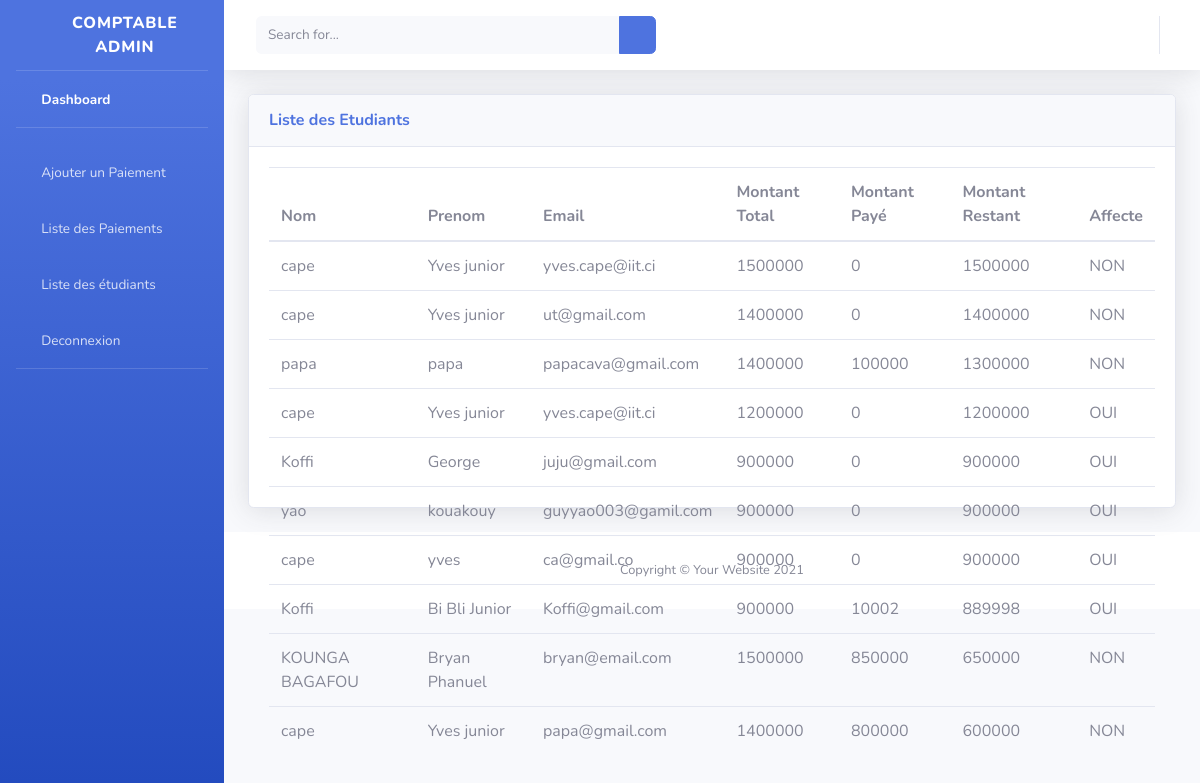
The page /liste-etudiant-comptable/ on the database its author committed.
### gestion/models.py (models this page shows, shortened)
class Frais_scolaire(models.Model):
    etudiant = models.ForeignKey(Etudiant, related_name='etudiant_solde', on_delete=models.CASCADE)
    montant_total = models.CharField(max_length = 150, default=0)
    montant_paye = models.CharField(max_length = 150, default=0)
    montant_restant = models.CharField(max_length = 150, default=0)
    statut = models.BooleanField(default= True)
    date_add = models.DateTimeField(auto_now_add = True)
    date_update =models.DateTimeField(auto_now = True)

class Etudiant(models.Model):
    nom = models.CharField(max_length = 150)
    prenom = models.CharField(max_length = 150)
    email = models.EmailField()
    contact = models.CharField(max_length = 300)
    birth_and_place = models.CharField(max_length = 300)
    nom_pere = models.CharField(max_length = 150)
    nom_mere = models.CharField(max_length = 150)
    adresse = models.CharField(max_length = 250)
    sexe = models.CharField(max_length = 150)
    nationalite = models.CharField(max_length = 200)
    classe_associée = models.ForeignKey(Classe, related_name = 'etudiant_classe', on_delete = models.CASCADE)
    affecte = models.BooleanField(default = False)
    status = models.BooleanField(default= True)
    date_add = models.DateTimeField(auto_now_add = True)
    date_update =models.DateTimeField(auto_now = True)

### gestion/views.py (the view)
# urls.py: path('liste-etudiant-comptable/', views.liste_etudiant, name='comp_liste_etudiant'),
def liste_etudiant(request):
    frais = Frais_scolaire.objects.all().annotate(
    montant_restant_int=Cast('montant_restant', IntegerField())).order_by('-montant_restant_int')
    datas= {
        "frais": frais,
    }
    return render(request, "comptable/liste_etudiants.html",datas)

### gestion/templates/comptable/liste_etudiants.html (shortened to what this page needs)
{% load static %}
<!DOCTYPE html>
<html lang="en">
<head>
    <link href="{% static 'comptable/vendor/fontawesome-free/css/all.min.css' %}" rel="stylesheet" type="text/css">
    <link href="{% static 'comptable/css/sb-admin-2.min.css' %}" rel="stylesheet">
</head>
<body id="page-top">
    <div id="wrapper">
        <ul class="navbar-nav bg-gradient-primary sidebar sidebar-dark accordion" id="accordionSidebar">
            <a class="sidebar-brand d-flex align-items-center justify-content-center" href="{% url 'dashboards-comptable' %}">
                <div class="sidebar-brand-icon rotate-n-15">
                    <i class="fas fa-laugh-wink"></i>
                </div>
                <div class="sidebar-brand-text mx-3">COMPTABLE Admin</div>
            </a>
            <hr class="sidebar-divider my-0">
            <li class="nav-item active">
                <a class="nav-link" href="{% url 'dashboards-comptable' %}">
                    <i class="fas fa-fw fa-tachometer-alt"></i>
                    <span>Dashboard</span></a>
            </li>
            <hr class="sidebar-divider">
            <li class="nav-item">
                <a class="nav-link" href="{% url 'ajouter_paiement' %}">
                    <i class="fas fa-fw fa-folder"></i>
                    <span>Ajouter un Paiement</span>
                </a>
                <a class="nav-link" href="{% url 'liste_paiement' %}">
                    <i class="fas fa-fw fa-folder"></i>
                    <span>Liste des Paiements</span>
                </a>
                <a class="nav-link" href="{% url 'comp_liste_etudiant' %}">
                    <i class="fas fa-fw fa-folder"></i>
                    <span>Liste des étudiants</span>
                </a>
                <a class="nav-link" href="{% url 'logout' %}">
                    <i class="fas fa-fw fa-folder"></i>
                    <span>Deconnexion</span>
                </a>
            </li>
            <hr class="sidebar-divider d-none d-md-block">
        </ul>
        <div id="content-wrapper" class="d-flex flex-column">
            <div id="content">
                <nav class="navbar navbar-expand navbar-light bg-white topbar mb-4 static-top shadow">
                    <form
                        class="d-none d-sm-inline-block form-inline mr-auto ml-md-3 my-2 my-md-0 mw-100 navbar-search">
                        <div class="input-group">
                            <input type="text" class="form-control bg-light border-0 small" placeholder="Search for..."
                                aria-label="Search" aria-describedby="basic-addon2">
                            <div class="input-group-append">
                                <button class="btn btn-primary" type="button">
                                    <i class="fas fa-search fa-sm"></i>
                                </button>
                            </div>
                        </div>
                    </form>
                    <ul class="navbar-nav ml-auto">
                        <li class="nav-item dropdown no-arrow">
                        </li>
                    </ul>
                </nav>
                <div class="container-fluid">
                    <div class="row">
                        <div class="col-xl-12 col-lg-8">
                            <div class="card shadow mb-4">
                                <div
                                    class="card-header py-3 d-flex flex-row align-items-center justify-content-between">
                                    <h6 class="m-0 font-weight-bold text-primary">Liste des Etudiants</h6>
                                </div>
                                <div class="card-body">
                                    <div class="chart-area">
                                        <table id="apiCallbacks" class="table custom-table">
                                            <thead>
                                                    <th>Nom</th>
                                                    <th>Prenom</th>
                                                    <th>Email</th>
                                                    <th>Montant Total</th>
                                                    <th>Montant Payé</th>
                                                    <th>Montant Restant</th>
                                                    <th>Affecte</th>
                                            </thead>
                                            <tbody>
                                                {% for frai in frais %}
                                                <tr  class="table-row" data-frai-id="{{ frai.id }}">
                                                    <td>{{frai.etudiant.nom}}</td>
                                                    <td>{{frai.etudiant.prenom}}</td>
                                                    <td>{{frai.etudiant.email}}</td>
                                                    <td>{{frai.montant_total}}</td>
                                                    <td>{{frai.montant_paye}}</td>
                                                    <td>{{frai.montant_restant}}</td>
                                                    {% if frai.etudiant.affecte %}
                                                        <td>OUI</td>
                                                    {% else %}
                                                        <td>NON</td>
                                                    {% endif %}
                                                </tr>
                                                {% endfor %}
                                            </tbody>
                                        </table>
                                    </div>
                                </div>
                            </div>
                        </div>
                    </div>
            </div>
            <footer class="sticky-footer bg-white">
                <div class="container my-auto">
                    <div class="copyright text-center my-auto">
                        <span>Copyright &copy; Your Website 2021</span>
                    </div>
                </div>
            </footer>
        </div>
    </div>
    </div>
</body>
</html>

### rows shown on the page
Frais_scolaire: etudiant.nom "cape", etudiant.prenom "Yves junior", etudiant.email "yves.cape@iit.ci", montant_total "1500000", montant_paye "0", montant_restant "1500000", shows "NON"
Frais_scolaire: etudiant.nom "cape", etudiant.prenom "Yves junior", etudiant.email "ut@gmail.com", montant_total "1400000", montant_paye "0", montant_restant "1400000", shows "NON"
Frais_scolaire: etudiant.nom "papa", etudiant.prenom "papa", etudiant.email "papacava@gmail.com", montant_total "1400000", montant_paye "100000", montant_restant "1300000", shows "NON"
Frais_scolaire: etudiant.nom "cape", etudiant.prenom "Yves junior", etudiant.email "yves.cape@iit.ci", montant_total "1200000", montant_paye "0", montant_restant "1200000", shows "OUI"
Frais_scolaire: etudiant.nom "Koffi", etudiant.prenom "George", etudiant.email "juju@gmail.com", montant_total "900000", montant_paye "0", montant_restant "900000", shows "OUI"
Frais_scolaire: etudiant.nom "yao", etudiant.prenom "kouakouy", etudiant.email "guyyao003@gamil.com", montant_total "900000", montant_paye "0", montant_restant "900000", shows "OUI"
Frais_scolaire: etudiant.nom "cape", etudiant.prenom "yves", etudiant.email "ca@gmail.co", montant_total "900000", montant_paye "0", montant_restant "900000", shows "OUI"
Frais_scolaire: etudiant.nom "Koffi", etudiant.prenom "Bi Bli Junior", etudiant.email "Koffi@gmail.com", montant_total "900000", montant_paye "10002", montant_restant "889998", shows "OUI"
Frais_scolaire: etudiant.nom "KOUNGA BAGAFOU", etudiant.prenom "Bryan Phanuel", etudiant.email "bryan@email.com", montant_total "1500000", montant_paye "850000", montant_restant "650000", shows "NON"
Frais_scolaire: etudiant.nom "cape", etudiant.prenom "Yves junior", etudiant.email "papa@gmail.com", montant_total "1400000", montant_paye "800000", montant_restant "600000", shows "NON"
